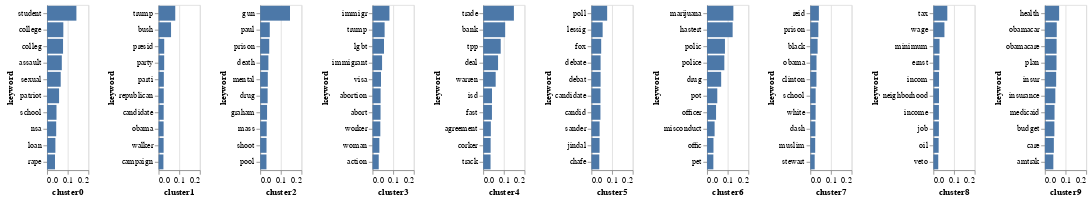

Notebook code cell kept with this figure:
### Code cell
chart = alt.hconcat()
for label in range(10):
    chart |= alt.Chart(keyword_df[keyword_df['label']==label]).mark_bar().encode(
    x=alt.X('tfidf:Q', scale=alt.Scale(domain=[0,0.2]),title='cluster'+str(label)),
    y=alt.Y('keyword:N', sort='-x')
).properties(
    width = 50
)
    
chart

### Figure 1 — Vega-Lite specification as saved in the notebook (floating-point values rounded to 4 significant figures)
{"config": {"view": {"continuousWidth": 400, "continuousHeight": 300}}, "hconcat": [{"mark": "bar", "encoding": {"x": {"type": "quantitative", "field": "tfidf", "scale": {"domain": [0, 0.2]}, "title": "cluster0"}, "y": {"type": "nominal", "field": "keyword", "sort": "-x"}}, "width": 50}, {"data": {"name": "data-14005cf40bc0fa9d7300b36ac46ebaea"}, "mark": "bar", "encoding": {"x": {"type": "quantitative", "field": "tfidf", "scale": {"domain": [0, 0.2]}, "title": "cluster1"}, "y": {"type": "nominal", "field": "keyword", "sort": "-x"}}, "width": 50}, {"data": {"name": "data-728fb66f477ee2432a4c994cde1ac7c8"}, "mark": "bar", "encoding": {"x": {"type": "quantitative", "field": "tfidf", "scale": {"domain": [0, 0.2]}, "title": "cluster2"}, "y": {"type": "nominal", "field": "keyword", "sort": "-x"}}, "width": 50}, {"data": {"name": "data-c4f626d527f1021ab8318a77d50cd578"}, "mark": "bar", "encoding": {"x": {"type": "quantitative", "field": "tfidf", "scale": {"domain": [0, 0.2]}, "title": "cluster3"}, "y": {"type": "nominal", "field": "keyword", "sort": "-x"}}, "width": 50}, {"data": {"name": "data-a0c57e3bd2f622cce97ff8ad22a7166d"}, "mark": "bar", "encoding": {"x": {"type": "quantitative", "field": "tfidf", "scale": {"domain": [0, 0.2]}, "title": "cluster4"}, "y": {"type": "nominal", "field": "keyword", "sort": "-x"}}, "width": 50}, {"data": {"name": "data-32b4dccba1d342999c50a7136405262b"}, "mark": "bar", "encoding": {"x": {"type": "quantitative", "field": "tfidf", "scale": {"domain": [0, 0.2]}, "title": "cluster5"}, "y": {"type": "nominal", "field": "keyword", "sort": "-x"}}, "width": 50}, {"data": {"name": "data-201372b6aabc48143e48ca7f374cb629"}, "mark": "bar", "encoding": {"x": {"type": "quantitative", "field": "tfidf", "scale": {"domain": [0, 0.2]}, "title": "cluster6"}, "y": {"type": "nominal", "field": "keyword", "sort": "-x"}}, "width": 50}, {"data": {"name": "data-fa429708f563967b28805142f11c6cca"}, "mark": "bar", "encoding": {"x": {"type": "quantitative", "field": "tfidf", "scale": {"domain": [0, 0.2]}, "title": "cluster7"}, "y": {"type": "nominal", "field": "keyword", "sort": "-x"}}, "width": 50}, {"data": {"name": "data-f3c8e3dc8a0479149fcbcc77b3daa84b"}, "mark": "bar", "encoding": {"x": {"type": "quantitative", "field": "tfidf", "scale": {"domain": [0, 0.2]}, "title": "cluster8"}, "y": {"type": "nominal", "field": "keyword", "sort": "-x"}}, "width": 50}, {"data": {"name": "data-7a36bcf3befa307d2898c0974c6394a6"}, "mark": "bar", "encoding": {"x": {"type": "quantitative", "field": "tfidf", "scale": {"domain": [0, 0.2]}, "title": "cluster9"}, "y": {"type": "nominal", "field": "keyword", "sort": "-x"}}, "width": 50}], "data": {"name": "data-6637b0d2e9c65cf4dde4a9dbeeefc372"}, "$schema": "https://vega.github.io/schema/vega-lite/v4.0.2.json", "datasets": {"data-6637b0d2e9c65cf4dde4a9dbeeefc372": [{"label": 0, "keyword": "student", "tfidf": 0.142}, {"label": 0, "keyword": "college", "tfidf": 0.07867}, {"label": 0, "keyword": "colleg", "tfidf": 0.07735}, {"label": 0, "keyword": "assault", "tfidf": 0.07132}, {"label": 0, "keyword": "sexual", "tfidf": 0.066}, {"label": 0, "keyword": "patriot", "tfidf": 0.05808}, {"label": 0, "keyword": "school", "tfidf": 0.0456}, {"label": 0, "keyword": "nsa", "tfidf": 0.04416}, {"label": 0, "keyword": "loan", "tfidf": 0.04024}, {"label": 0, "keyword": "rape", "tfidf": 0.03841}], "data-14005cf40bc0fa9d7300b36ac46ebaea": [{"label": 1, "keyword": "trump", "tfidf": 0.0807}, {"label": 1, "keyword": "bush", "tfidf": 0.06031}, {"label": 1, "keyword": "presid", "tfidf": 0.02722}, {"label": 1, "keyword": "party", "tfidf": 0.02704}, {"label": 1, "keyword": "parti", "tfidf": 0.02541}, {"label": 1, "keyword": "republican", "tfidf": 0.02495}, {"label": 1, "keyword": "candidate", "tfidf": 0.02463}, {"label": 1, "keyword": "obama", "tfidf": 0.02436}, {"label": 1, "keyword": "walker", "tfidf": 0.02431}, {"label": 1, "keyword": "campaign", "tfidf": 0.02338}], "data-728fb66f477ee2432a4c994cde1ac7c8": [{"label": 2, "keyword": "gun", "tfidf": 0.1443}, {"label": 2, "keyword": "paul", "tfidf": 0.0464}, {"label": 2, "keyword": "prison", "tfidf": 0.04383}, {"label": 2, "keyword": "death", "tfidf": 0.03973}, {"label": 2, "keyword": "mental", "tfidf": 0.03684}, {"label": 2, "keyword": "drug", "tfidf": 0.03603}, {"label": 2, "keyword": "graham", "tfidf": 0.0333}, {"label": 2, "keyword": "mass", "tfidf": 0.03147}, {"label": 2, "keyword": "shoot", "tfidf": 0.03065}, {"label": 2, "keyword": "pool", "tfidf": 0.03038}], "data-c4f626d527f1021ab8318a77d50cd578": [{"label": 3, "keyword": "immigr", "tfidf": 0.0819}, {"label": 3, "keyword": "trump", "tfidf": 0.05853}, {"label": 3, "keyword": "lgbt", "tfidf": 0.05546}, {"label": 3, "keyword": "immigrant", "tfidf": 0.04622}, {"label": 3, "keyword": "visa", "tfidf": 0.04113}, {"label": 3, "keyword": "abortion", "tfidf": 0.03912}, {"label": 3, "keyword": "abort", "tfidf": 0.03887}, {"label": 3, "keyword": "worker", "tfidf": 0.03777}, {"label": 3, "keyword": "woman", "tfidf": 0.03312}, {"label": 3, "keyword": "action", "tfidf": 0.03008}], "data-a0c57e3bd2f622cce97ff8ad22a7166d": [{"label": 4, "keyword": "trade", "tfidf": 0.1486}, {"label": 4, "keyword": "bank", "tfidf": 0.1064}, {"label": 4, "keyword": "tpp", "tfidf": 0.08474}, {"label": 4, "keyword": "deal", "tfidf": 0.07191}, {"label": 4, "keyword": "warren", "tfidf": 0.06039}, {"label": 4, "keyword": "isd", "tfidf": 0.04248}, {"label": 4, "keyword": "fast", "tfidf": 0.0423}, {"label": 4, "keyword": "agreement", "tfidf": 0.03696}, {"label": 4, "keyword": "corker", "tfidf": 0.03595}, {"label": 4, "keyword": "track", "tfidf": 0.03549}], "data-32b4dccba1d342999c50a7136405262b": [{"label": 5, "keyword": "poll", "tfidf": 0.07621}, {"label": 5, "keyword": "lessig", "tfidf": 0.05437}, {"label": 5, "keyword": "fox", "tfidf": 0.04731}, {"label": 5, "keyword": "debate", "tfidf": 0.04445}, {"label": 5, "keyword": "debat", "tfidf": 0.04444}, {"label": 5, "keyword": "candidate", "tfidf": 0.0438}, {"label": 5, "keyword": "candid", "tfidf": 0.04371}, {"label": 5, "keyword": "sander", "tfidf": 0.03969}, {"label": 5, "keyword": "jindal", "tfidf": 0.03951}, {"label": 5, "keyword": "chafe", "tfidf": 0.03812}], "data-201372b6aabc48143e48ca7f374cb629": [{"label": 6, "keyword": "marijuana", "tfidf": 0.1274}, {"label": 6, "keyword": "hastert", "tfidf": 0.1239}, {"label": 6, "keyword": "polic", "tfidf": 0.08663}, {"label": 6, "keyword": "police", "tfidf": 0.08371}, {"label": 6, "keyword": "drug", "tfidf": 0.06833}, {"label": 6, "keyword": "pot", "tfidf": 0.04952}, {"label": 6, "keyword": "officer", "tfidf": 0.04359}, {"label": 6, "keyword": "misconduct", "tfidf": 0.03654}, {"label": 6, "keyword": "offic", "tfidf": 0.03108}, {"label": 6, "keyword": "pet", "tfidf": 0.03052}], "data-fa429708f563967b28805142f11c6cca": [{"label": 7, "keyword": "reid", "tfidf": 0.04151}, {"label": 7, "keyword": "prison", "tfidf": 0.03884}, {"label": 7, "keyword": "black", "tfidf": 0.03539}, {"label": 7, "keyword": "obama", "tfidf": 0.03008}, {"label": 7, "keyword": "clinton", "tfidf": 0.02972}, {"label": 7, "keyword": "school", "tfidf": 0.02592}, {"label": 7, "keyword": "white", "tfidf": 0.02573}, {"label": 7, "keyword": "dash", "tfidf": 0.02464}, {"label": 7, "keyword": "muslim", "tfidf": 0.02371}, {"label": 7, "keyword": "stewart", "tfidf": 0.02121}], "data-f3c8e3dc8a0479149fcbcc77b3daa84b": [{"label": 8, "keyword": "tax", "tfidf": 0.06747}, {"label": 8, "keyword": "wage", "tfidf": 0.05355}, {"label": 8, "keyword": "minimum", "tfidf": 0.02985}, {"label": 8, "keyword": "ernst", "tfidf": 0.02883}, {"label": 8, "keyword": "incom", "tfidf": 0.02738}, {"label": 8, "keyword": "neighborhood", "tfidf": 0.02719}, {"label": 8, "keyword": "income", "tfidf": 0.0268}, {"label": 8, "keyword": "job", "tfidf": 0.02667}, {"label": 8, "keyword": "oil", "tfidf": 0.02547}, {"label": 8, "keyword": "veto", "tfidf": 0.0236}], "data-7a36bcf3befa307d2898c0974c6394a6": [{"label": 9, "keyword": "health", "tfidf": 0.06898}, {"label": 9, "keyword": "obamacar", "tfidf": 0.05741}, {"label": 9, "keyword": "obamacare", "tfidf": 0.0568}, {"label": 9, "keyword": "plan", "tfidf": 0.0563}, {"label": 9, "keyword": "insur", "tfidf": 0.0546}, {"label": 9, "keyword": "insurance", "tfidf": 0.05059}, {"label": 9, "keyword": "medicaid", "tfidf": 0.04668}, {"label": 9, "keyword": "budget", "tfidf": 0.04597}, {"label": 9, "keyword": "care", "tfidf": 0.0434}, {"label": 9, "keyword": "amtrak", "tfidf": 0.04094}]}}
